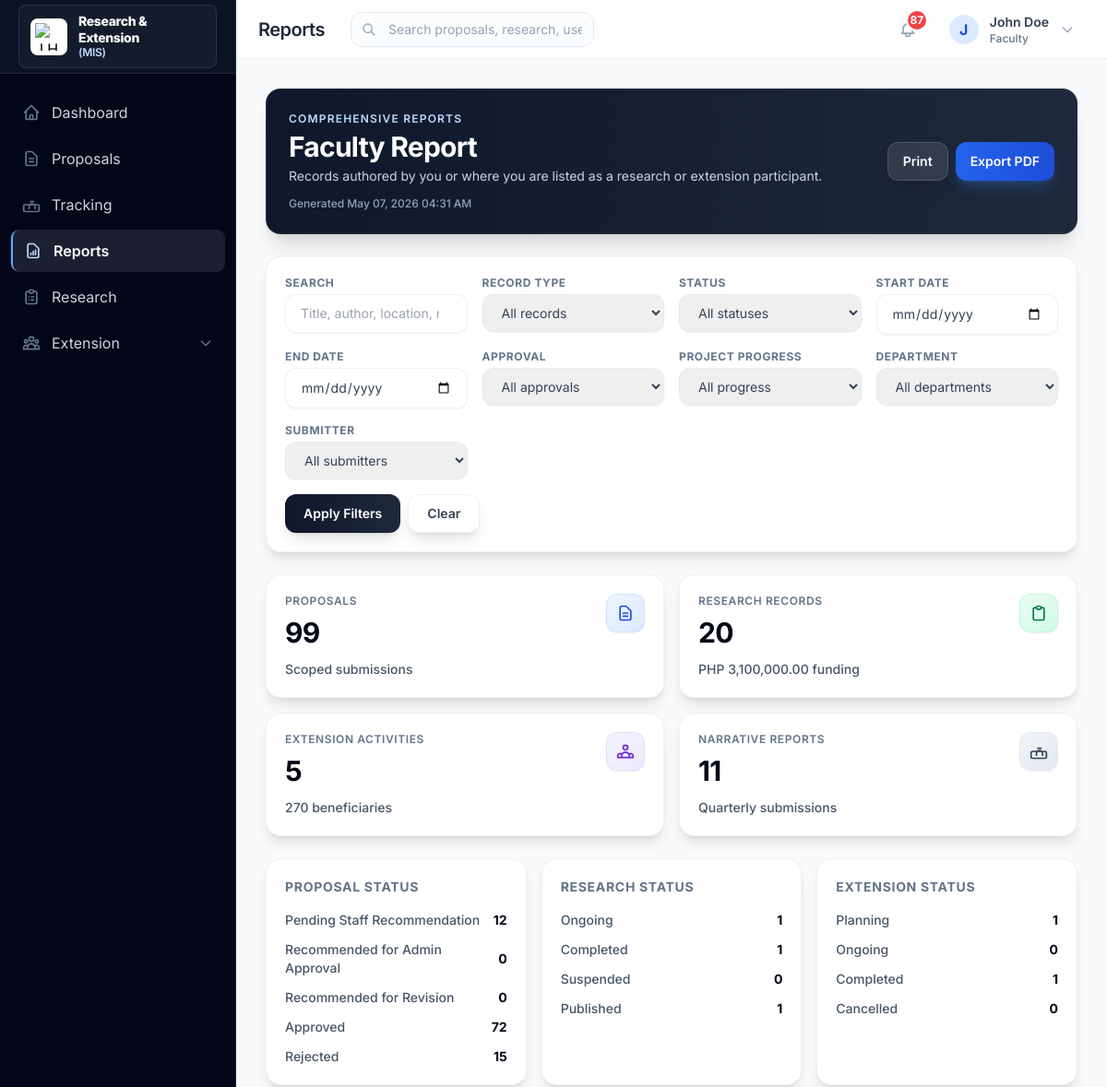
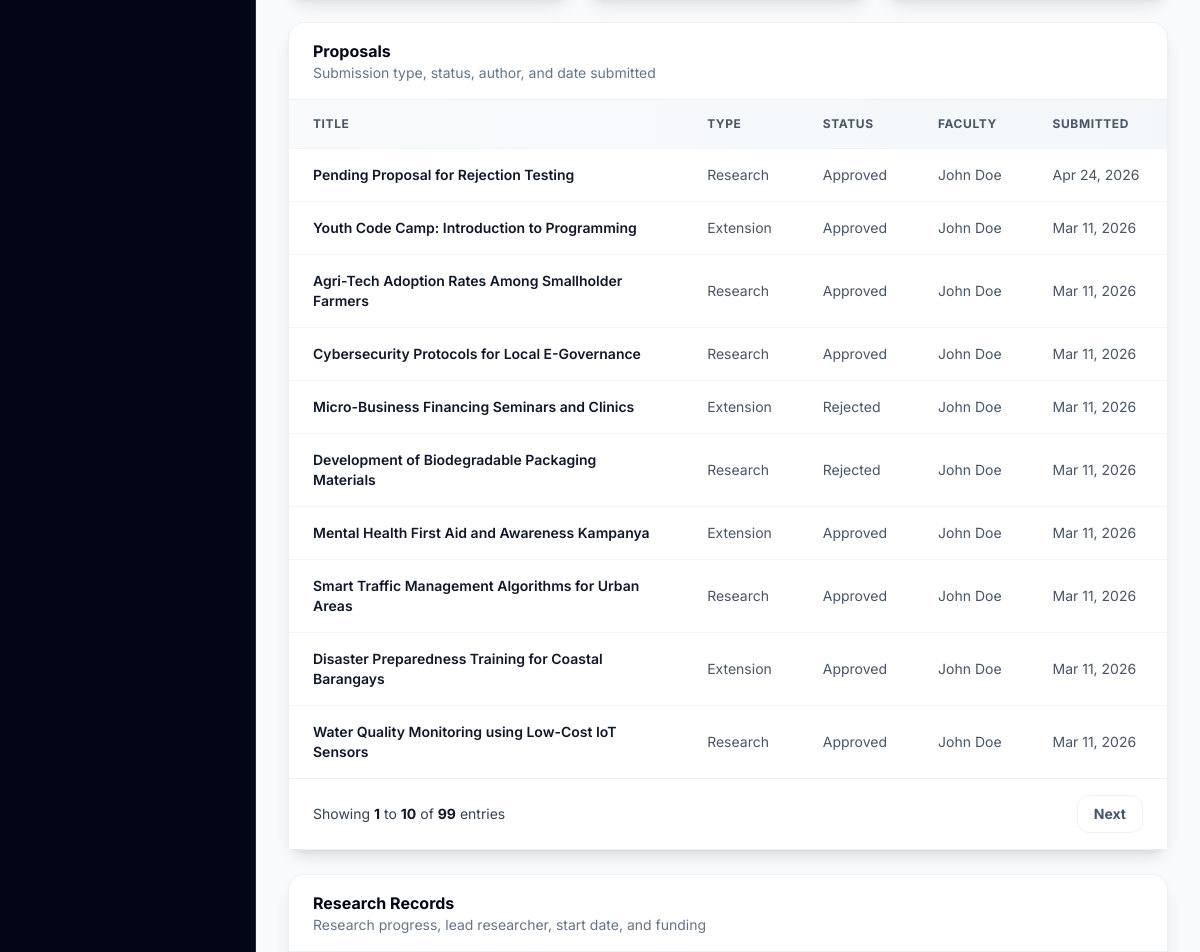
The app's page /reports/ (signed in, upper part), older data (2 pictures, top to bottom).
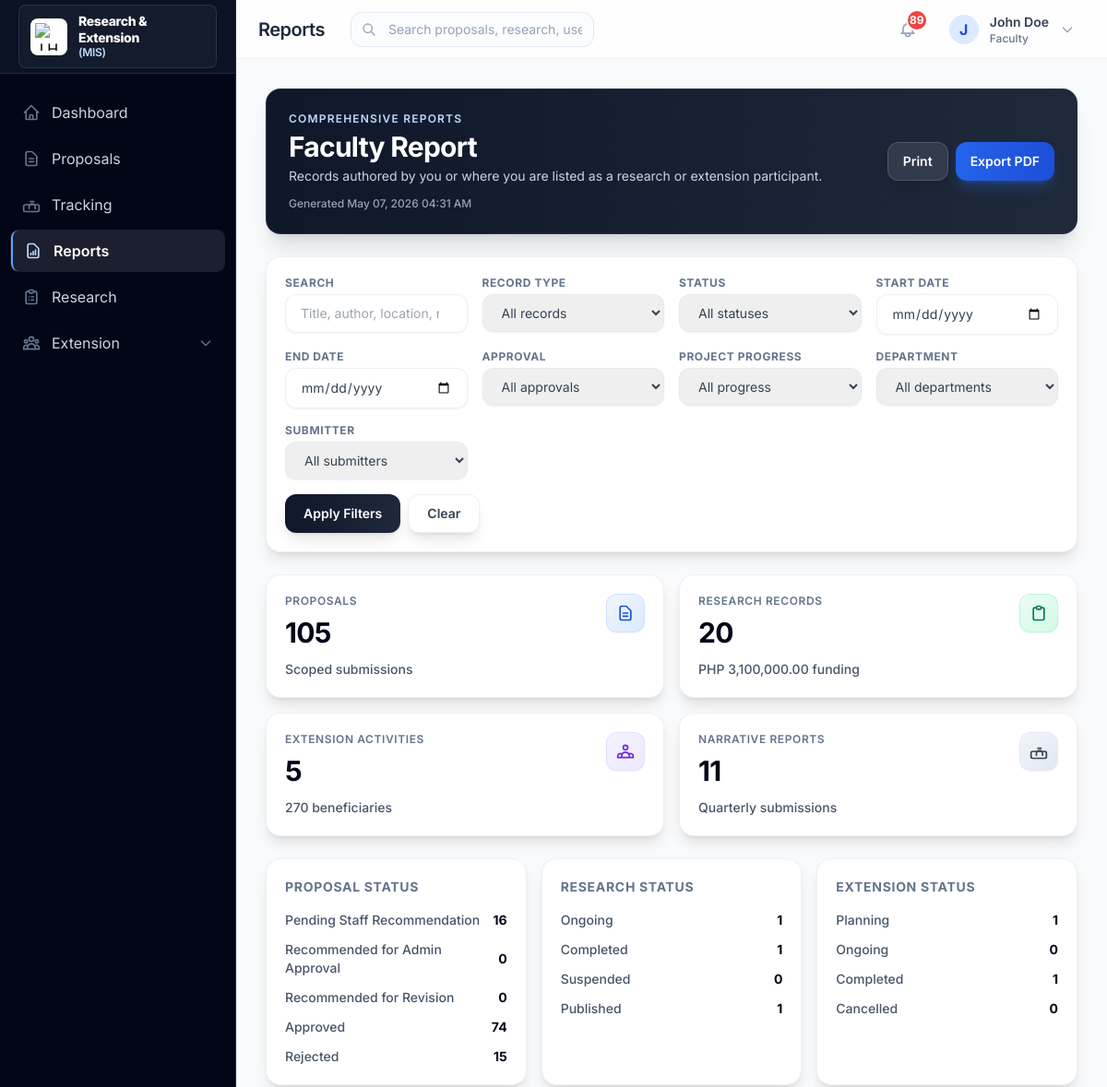
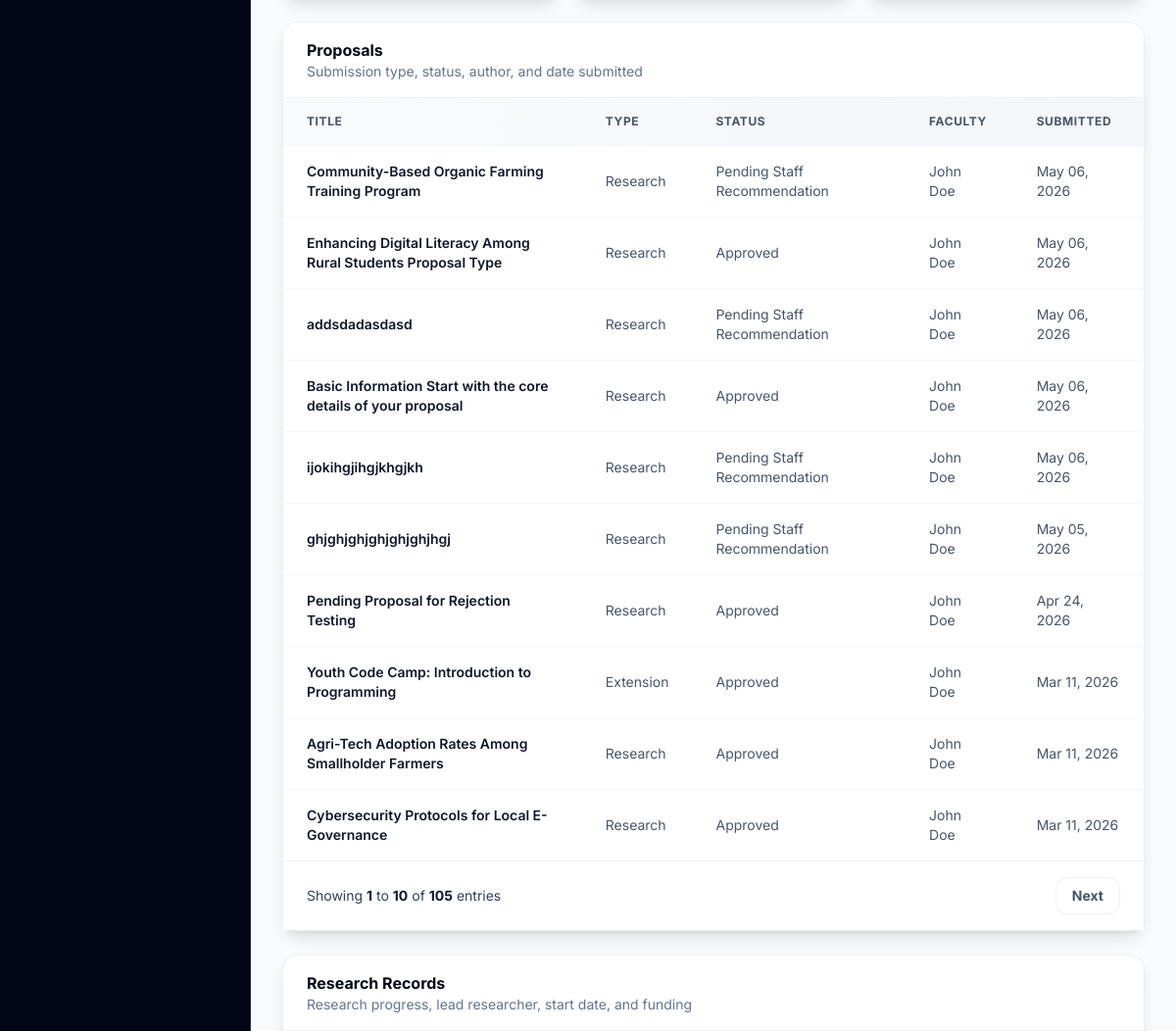
The same page, newer data (2 pictures, top to bottom).
### proposals/models.py (models this page shows, shortened)
class Proposal(models.Model):
    title = models.CharField(max_length=255)
    abstract = models.TextField()
    full_description = models.TextField()
    proposal_type = models.CharField(
        max_length=20,
        choices=ProposalType.choices,
        default=ProposalType.RESEARCH
    )
    faculty_author = models.ForeignKey(
        settings.AUTH_USER_MODEL,
        on_delete=models.CASCADE,
        related_name='proposals_authored'
    )
    submitted_by = models.ForeignKey(
        settings.AUTH_USER_MODEL,
        on_delete=models.SET_NULL,
        null=True,
        blank=True,
        related_name='proposals_submitted'
    )
    submitted_on_behalf = models.BooleanField(default=False)
    research_staff = models.ForeignKey(
        settings.AUTH_USER_MODEL,
        on_delete=models.SET_NULL,
        null=True,
        blank=True,
        related_name='proposals_research'
    )
    date_submitted = models.DateTimeField(auto_now_add=True)
    date_updated = models.DateTimeField(auto_now=True)
    proposal_document = models.FileField(upload_to='proposals/documents/', blank=True, null=True)
    budget_pdf = models.FileField(upload_to='proposals/budgets/', blank=True, null=True)
    supporting_image = models.ImageField(upload_to='proposals/images/', blank=True, null=True)
    status = models.CharField(
        max_length=30,
        choices=ProposalStatus.choices,
        default=ProposalStatus.PENDING_RECOMMENDATION
    )
    recommended_by = models.ForeignKey(
        settings.AUTH_USER_MODEL,
        on_delete=models.SET_NULL,
        null=True,
        blank=True,
        related_name='proposals_recommended'
    )
    recommendation_notes = models.TextField(blank=True)
    recommended_at = models.DateTimeField(blank=True, null=True)
    reviewed_by = models.ForeignKey(
        settings.AUTH_USER_MODEL,
        on_delete=models.SET_NULL,
        null=True,
        blank=True,
        related_name='proposals_reviewed'
    )
    review_notes = models.TextField(blank=True)
    reviewed_at = models.DateTimeField(blank=True, null=True)
    project_progress_status = models.CharField(
        max_length=20,
        choices=ProjectProgressStatus.choices,
        blank=True
    )
    progress_report = models.FileField(upload_to='proposals/progress_reports/', blank=True, null=True)
    abstract_document = models.FileField(upload_to='proposals/abstracts/', blank=True, null=True)
    certificate_of_appearance = models.FileField(upload_to='proposals/certificates/', blank=True, null=True)
    certificate_of_participation = models.FileField(upload_to='proposals/certificates/', blank=True, null=True)
    conference_proceedings = models.FileField(upload_to='proposals/proceedings/', blank=True, null=True)
    full_paper = models.FileField(upload_to='proposals/full_papers/', blank=True, null=True)
    certificate_of_publication = models.FileField(upload_to='proposals/certificates/', blank=True, null=True)
    class Meta:
        ordering = ['-date_submitted']
        verbose_name = 'Proposal'
        verbose_name_plural = 'Proposals'

### users/models.py (models this page shows, shortened)
class CustomUser(AbstractUser):
    ROLE_CHOICES = UserRole.choices
    DEPARTMENT_CHOICES = Department.choices
    role = models.CharField(
        max_length=30,
        choices=UserRole.choices,
        default=UserRole.FACULTY
    )
    employee_id = models.CharField(max_length=50, blank=True)
    department = models.CharField(
        max_length=100,
        choices=Department.choices,
        blank=True
    )
    phone = models.CharField(max_length=20, blank=True)
    created_at = models.DateTimeField(auto_now_add=True)
    updated_at = models.DateTimeField(auto_now=True)
    class Meta:
        verbose_name = 'User'
        verbose_name_plural = 'Users'
    @property
    def is_admin(self):
        return self.role == UserRole.ADMIN or self.is_superuser
    @property
    def is_faculty(self):
        return self.role == UserRole.FACULTY
    @property
    def is_research_extension_staff(self):
        return self.role == UserRole.RESEARCH_EXTENSION_STAFF
    @property
    def is_research_staff(self):
        return self.is_research_extension_staff
    @property
    def is_extension_staff(self):
        return self.is_research_extension_staff

### core/views.py (the view)
# urls.py: path('reports/', comprehensive_reports, name='comprehensive_reports'),
@login_required
def comprehensive_reports(request):
    context = get_report_context(request.user, request.GET)
    return render(request, 'core/comprehensive_reports.html', context)

### core/reports.py (called while the page is built)
def _status_rows(queryset, choices):
    counts = Counter(queryset.values_list('status', flat=True))
    return [
        {
            'label': label,
            'count': counts.get(value, 0),
        }
        for value, label in choices
    ]

def _currency(value):
    if value is None:
        return '0.00'
    return f'{value:,.2f}'

def _parse_date(value):
    if not value:
        return None
    try:
        return date.fromisoformat(value)
    except ValueError:
        return None

def _filter_querystring(filters):
    return urlencode({
        key: value
        for key, value in filters.items()
        if value and not (key == 'record_type' and value == 'all')
    })

def _combined_status_choices():
    seen = set()
    choices = []
    for model in (Proposal, ResearchRecord, ExtensionRecord):
        for value, label in model._meta.get_field('status').choices:
            if value not in seen:
                seen.add(value)
                choices.append((value, label))
    return choices

### templates/core/comprehensive_reports.html (shortened to what the changed rows need)
{% extends 'base.html' %}
{% block page_title %}Reports{% endblock %}
{% block content %}
<section class="space-y-6 print-surface">
    <div class="overflow-hidden rounded-2xl bg-gradient-to-r from-slate-900 to-slate-800 shadow-xl border border-slate-700/50 print-break-inside-avoid">
        <div class="flex flex-col gap-4 px-6 py-6 sm:flex-row sm:items-center sm:justify-between">
            <div>
                <h1 class="mt-1 text-2xl md:text-3xl font-bold tracking-tight text-white">{{ scope_label }} Report</h1>
            </div>
        </div>
    </div>
    <div class="grid grid-cols-1 gap-4 sm:grid-cols-2 xl:grid-cols-4">
        <div class="rounded-2xl border border-slate-200/60 bg-white p-5 shadow-lg hover:shadow-xl transition-shadow print-break-inside-avoid">
            <div class="flex items-start justify-between gap-4">
                <div>
                    <p class="text-xs font-semibold uppercase tracking-wider text-slate-500">Proposals</p>
                    <p class="mt-2 text-3xl font-bold tracking-tight text-slate-950">{{ total_proposals }}</p>
                </div>
            </div>
        </div>
    </div>
    <div class="grid grid-cols-1 gap-4 lg:grid-cols-3">
        <div class="rounded-2xl border border-slate-200/60 bg-white p-5 shadow-lg print-break-inside-avoid">
            <h2 class="text-sm font-bold uppercase tracking-wider text-slate-500">Proposal Status</h2>
            <div class="mt-4 space-y-3">
                {% for row in proposal_status_rows %}
                <div class="flex items-center justify-between gap-3">
                    <span class="text-sm font-medium text-slate-600">{{ row.label }}</span>
                    <span class="text-sm font-bold text-slate-950">{{ row.count }}</span>
                </div>
                {% endfor %}
            </div>
        </div>
        <div class="rounded-2xl border border-slate-200/60 bg-white p-5 shadow-lg print-break-inside-avoid">
            <h2 class="text-sm font-bold uppercase tracking-wider text-slate-500">Research Status</h2>
            <div class="mt-4 space-y-3">
                {% for row in research_status_rows %}
                <div class="flex items-center justify-between gap-3">
                    <span class="text-sm font-medium text-slate-600">{{ row.label }}</span>
                    <span class="text-sm font-bold text-slate-950">{{ row.count }}</span>
                </div>
                {% endfor %}
            </div>
        </div>
        <div class="rounded-2xl border border-slate-200/60 bg-white p-5 shadow-lg print-break-inside-avoid">
            <h2 class="text-sm font-bold uppercase tracking-wider text-slate-500">Extension Status</h2>
            <div class="mt-4 space-y-3">
                {% for row in extension_status_rows %}
                <div class="flex items-center justify-between gap-3">
                    <span class="text-sm font-medium text-slate-600">{{ row.label }}</span>
                    <span class="text-sm font-bold text-slate-950">{{ row.count }}</span>
                </div>
                {% endfor %}
            </div>
        </div>
    </div>
    <div class="rounded-2xl border border-slate-200/60 bg-white shadow-lg print-break-inside-avoid">
        <div class="border-b border-slate-200/60 px-6 py-4">
            <h2 class="text-base font-bold text-slate-950">Proposals</h2>
        </div>
        <div class="overflow-x-auto">
            <table class="min-w-full divide-y divide-slate-100/80 text-sm">
                <thead class="bg-gradient-to-r from-slate-50 to-slate-100/80 text-left text-xs font-bold uppercase tracking-wider text-slate-600">
                    <tr>
                        <th class="px-6 py-4">Title</th>
                        <th class="px-6 py-4">Type</th>
                        <th class="px-6 py-4">Status</th>
                        <th class="px-6 py-4">Faculty</th>
                        <th class="px-6 py-4">Submitted</th>
                    </tr>
                </thead>
                <tbody class="divide-y divide-slate-100/80 bg-white">
                    {% for proposal in proposals %}
                    <tr class="hover:bg-slate-50/50 transition-colors">
                        <td class="max-w-sm px-6 py-4 font-semibold text-slate-900">
                            <a href="{% url 'proposal_detail' proposal.pk %}" class="hover:text-blue-700 transition-colors">{{ proposal.title }}</a>
                        </td>
                        <td class="px-6 py-4 text-slate-600">{{ proposal.get_proposal_type_display }}</td>
                        <td class="px-6 py-4 text-slate-600">{{ proposal.get_status_display }}</td>
                        <td class="px-6 py-4 text-slate-600">{{ proposal.faculty_author.get_full_name|default:proposal.faculty_author.username }}</td>
                        <td class="px-6 py-4 text-slate-600">{{ proposal.date_submitted|date:"M d, Y" }}</td>
                    </tr>
                    {% empty %}
                    <tr>
                        <td colspan="5" class="px-6 py-12 text-center text-sm font-medium text-slate-500">No proposals found.</td>
                    </tr>
                    {% endfor %}
                </tbody>
            </table>
        </div>
        {% if proposals_paginator.num_pages > 1 %}
        <div class="flex flex-col sm:flex-row sm:items-center sm:justify-between gap-3 bg-white px-6 py-4 border-t border-slate-200/60">
            <p class="text-sm text-slate-700">
                Showing <span class="font-bold text-slate-900">{{ proposals.start_index }}</span> to <span class="font-bold text-slate-900">{{ proposals.end_index }}</span> of <span class="font-bold text-slate-900">{{ proposals_paginator.count }}</span> entries
            </p>
            <div class="flex gap-2">
                {% if proposals.has_next %}
                <a href="?page={{ proposals.next_page_number }}{% if filter_querystring %}&{{ filter_querystring }}{% endif %}" class="px-4 py-2 text-sm font-bold text-slate-600 border border-slate-200/60 rounded-xl hover:bg-slate-50 transition-colors">Next</a>
                {% endif %}
            </div>
        </div>
        {% endif %}
    </div>
    <div class="rounded-2xl border border-slate-200/60 bg-white shadow-lg print-break-inside-avoid">
        <div class="border-b border-slate-200/60 px-6 py-4">
            <h2 class="text-base font-bold text-slate-950">Research Records</h2>
        </div>
    </div>
</section>
{% endblock %}

### templates/base.html (shortened to what the changed rows need)
{% load static %}
<!DOCTYPE html>
<html lang="en">
<head>
    <script src="https://cdn.tailwindcss.com"></script>
</head>
<body class="bg-gray-50" x-data="{ sidebarOpen: false }">
    {% if user.is_authenticated %}
    <div class="flex h-screen">
        <aside data-sidebar-variant="executive-clean"
            :class="sidebarOpen ? 'translate-x-0 shadow-2xl' : '-translate-x-full'"
            class="fixed inset-y-0 left-0 z-50 w-64 bg-slate-950 border-r border-slate-800 transform transition-transform duration-300 ease-in-out lg:relative lg:translate-x-0 lg:shadow-sm flex flex-col"
        >
            <div class="flex items-center justify-between h-20 px-5 border-b border-white/10 bg-slate-900/70">
                <div class="flex items-center gap-3 min-w-0 rounded-lg border border-white/10 bg-white/[0.04] px-3 py-2 shadow-sm">
                    <h1 class="text-sm font-extrabold text-white leading-tight tracking-tight">
                        Research &amp; Extension
                        <span class="block text-xs font-semibold text-blue-200">(MIS)</span>
                    </h1>
                </div>
            </div>
        </aside>
        <div class="flex-1 flex flex-col min-w-0">
            <header class="bg-white/80 backdrop-blur-md border-b border-slate-200/60 sticky top-0 z-30 h-16 flex flex-col justify-center">
                <div class="flex items-center justify-between px-4 sm:px-6">
                    <div class="flex items-center gap-3">
                        <h2 class="text-xl font-semibold text-slate-800 tracking-tight hidden lg:block leading-none">{% block page_title %}Dashboard{% endblock %}</h2>
                    </div>
                    <div class="flex items-center gap-4">
                        <div class="relative" x-data="{ notifyOpen: false }">
                            <button @click="notifyOpen = !notifyOpen" @click.away="notifyOpen = false" class="p-2 text-slate-400 hover:text-blue-600 hover:bg-blue-50 rounded-full transition-colors relative focus:outline-none">
                                {% if notification_count > 0 %}
                                <span class="absolute -top-1 -right-1 min-w-6 h-6 bg-red-500 text-white text-xs font-bold rounded-full border-2 border-white flex items-center justify-center leading-none">
                                    {% if notification_count > 99 %}99+{% else %}{{ notification_count }}{% endif %}
                                </span>
                                {% endif %}
                            </button>
                        </div>
                    </div>
                </div>
            </header>
            <main class="flex-1 overflow-x-hidden overflow-y-auto p-4 sm:p-6 lg:p-8">
                <div class="max-w-7xl mx-auto">
                    {% block content %}{% endblock %}
                </div>
            </main>
        </div>
    </div>
    {% else %}
    <div class="min-h-screen flex flex-col justify-center bg-slate-50">
        {% block login_content %}{% endblock %}
    </div>
    {% endif %}
</body>
</html>

Row changes from the older to the newer data that the page shows:
no longer on this page (row unchanged): Proposal: title "Micro-Business Financing Seminars and Clinics", proposal_type "Extension", status "Rejected", faculty_author.get_full_name "John Doe", date_submitted "Mar 11, 2026"
no longer on this page (row unchanged): Proposal: title "Development of Biodegradable Packaging Materials", proposal_type "Research", status "Rejected", faculty_author.get_full_name "John Doe", date_submitted "Mar 11, 2026"
no longer on this page (row unchanged): Proposal: title "Mental Health First Aid and Awareness Kampanya", proposal_type "Extension", status "Approved", faculty_author.get_full_name "John Doe", date_submitted "Mar 11, 2026"
no longer on this page (row unchanged): Proposal: title "Smart Traffic Management Algorithms for Urban Areas", proposal_type "Research", status "Approved", faculty_author.get_full_name "John Doe", date_submitted "Mar 11, 2026"
no longer on this page (row unchanged): Proposal: title "Disaster Preparedness Training for Coastal Barangays", proposal_type "Extension", status "Approved", faculty_author.get_full_name "John Doe", date_submitted "Mar 11, 2026"
no longer on this page (row unchanged): Proposal: title "Water Quality Monitoring using Low-Cost IoT Sensors", proposal_type "Research", status "Approved", faculty_author.get_full_name "John Doe", date_submitted "Mar 11, 2026"
added Proposal: title "Community-Based Organic Farming Training Program", proposal_type "Research", status "Pending Staff Recommendation", faculty_author.get_full_name "John Doe", date_submitted "May 06, 2026"
added Proposal: title "Enhancing Digital Literacy Among Rural Students Proposal Type", proposal_type "Research", status "Approved", faculty_author.get_full_name "John Doe", date_submitted "May 06, 2026"
added Proposal: title "addsdadasdasd", proposal_type "Research", status "Pending Staff Recommendation", faculty_author.get_full_name "John Doe", date_submitted "May 06, 2026"
added Proposal: title "Basic Information Start with the core details of your proposal", proposal_type "Research", status "Approved", faculty_author.get_full_name "John Doe", date_submitted "May 06, 2026"
added Proposal: title "ijokihgjihgjkhgjkh", proposal_type "Research", status "Pending Staff Recommendation", faculty_author.get_full_name "John Doe", date_submitted "May 06, 2026"
added Proposal: title "ghjghjghjghjghjghjhgj", proposal_type "Research", status "Pending Staff Recommendation", faculty_author.get_full_name "John Doe", date_submitted "May 05, 2026"
Text that changed along with them:
{{ notification_count }}: "87" → "89"
{{ total_proposals }}: "99" → "105"
{{ proposals_paginator.count }}: "99" → "105"
new list line: "Pending Staff Recommendation 16"
new list line: "Approved 74"
list line gone: "Pending Staff Recommendation 12"
list line gone: "Approved 72"
